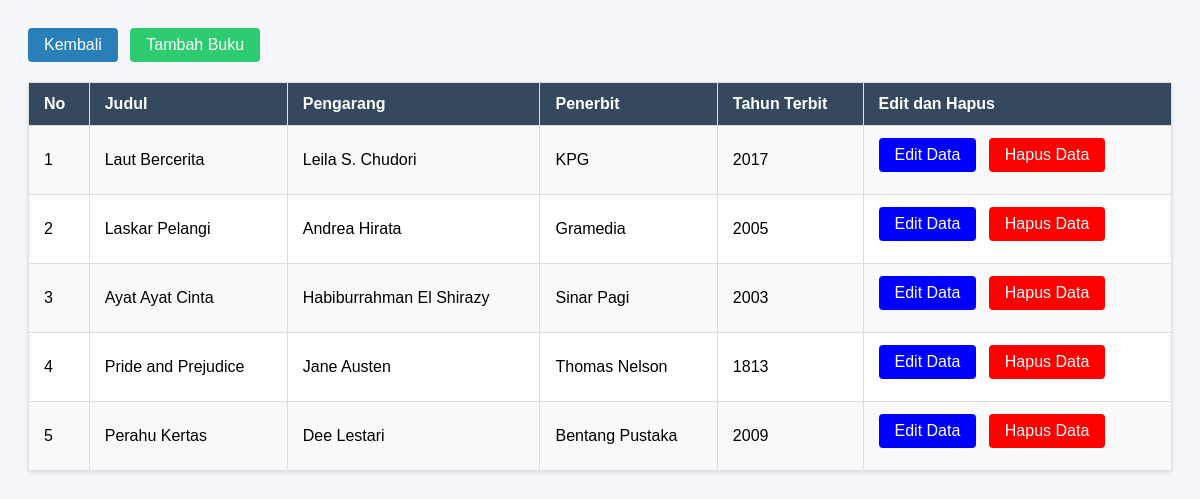
The page /Buku.php on the database its author committed.
### tables this page shows
CREATE TABLE IF NOT EXISTS `buku` (
  `id_buku` int NOT NULL AUTO_INCREMENT,
  `judul_buku` varchar(500) DEFAULT NULL,
  `penulis` varchar(500) DEFAULT NULL,
  `penerbit` varchar(250) DEFAULT NULL,
  `tahun_terbit` int DEFAULT NULL,
  PRIMARY KEY (`id_buku`)
);

### Model.php (called while the page is built, shortened)
<?php
function getAllMembers($query) {
    $conn = getConnection();
    $stmt = $conn->prepare($query);
    $stmt->execute();
    return $stmt->fetchAll(PDO::FETCH_ASSOC);
}
?>

### Buku.php (the view, shortened to what this page needs)
<?php
require 'Model.php';
$buku = getAllMembers("SELECT * FROM buku");
?>
<a href="index.php" class="btn-home">Kembali</a>
<a href="FormBuku.php" class="btn-tambah">Tambah Buku</a>
<table border="1">
    <tr>
        <th>No</th>
        <th>Judul</th>
        <th>Pengarang</th>
        <th>Penerbit</th>
        <th>Tahun Terbit</th>
        <th>Edit dan Hapus</th>
    </tr>
<?php $no = 1; foreach ($buku as $book ): ?>
    <tr>
        <td><?= $no++ ?></td>
        <td><?= $book['judul_buku'] ?></td>
        <td><?= $book['penulis'] ?></td>
        <td><?= $book['penerbit'] ?></td>
        <td><?= $book['tahun_terbit'] ?></td>
        <td>
            <a class="btn-edit" href="FormBuku.php?id_buku=<?= $book['id_buku'] ?>">Edit Data</a>
            <a class="btn-hapus" href="Buku.php?buku=<?= $book['id_buku'] ?>">Hapus Data</a>
        </td>
    </tr>
<?php endforeach; ?>
</table>

### Buku.php (style rules this page uses)
a { text-decoration: none; color: #2980b9; margin-right: 8px; }
.btn-tambah { display: inline-block; padding: 8px 16px; background-color: #2ecc71; color: white; border-radius: 4px; margin-bottom: 10px; }
table { width: 100%; border-collapse: collapse; margin-top: 10px; background-color: #ffffff; box-shadow: 0 2px 5px rgba(0,0,0,0.1); }
th, td { padding: 12px 15px; border: 1px solid #ddd; text-align: left; }
th { background-color: #34495e; color: white; }
tr:nth-child(even) { background-color: #f9f9f9; }
.btn-home { display: inline-block; padding: 8px 16px; background-color: #2980b9; color: white; border-radius: 4px; margin-bottom: 10px; }
.btn-edit { display: inline-block; padding: 8px 16px; background-color: blue; color: white; border-radius: 4px; margin-bottom: 10px; }
.btn-hapus { display: inline-block; padding: 8px 16px; background-color:red; color: white; border-radius: 4px; margin-bottom: 10px; }

### rows shown on the page
buku: judul_buku "Laut Bercerita", penulis "Leila S. Chudori", penerbit "KPG", tahun_terbit "2017"
buku: judul_buku "Laskar Pelangi", penulis "Andrea Hirata", penerbit "Gramedia", tahun_terbit "2005"
buku: judul_buku "Ayat Ayat Cinta", penulis "Habiburrahman El Shirazy", penerbit "Sinar Pagi", tahun_terbit "2003"
buku: judul_buku "Pride and Prejudice", penulis "Jane Austen", penerbit "Thomas Nelson", tahun_terbit "1813"
buku: judul_buku "Perahu Kertas", penulis "Dee Lestari", penerbit "Bentang Pustaka", tahun_terbit "2009"
